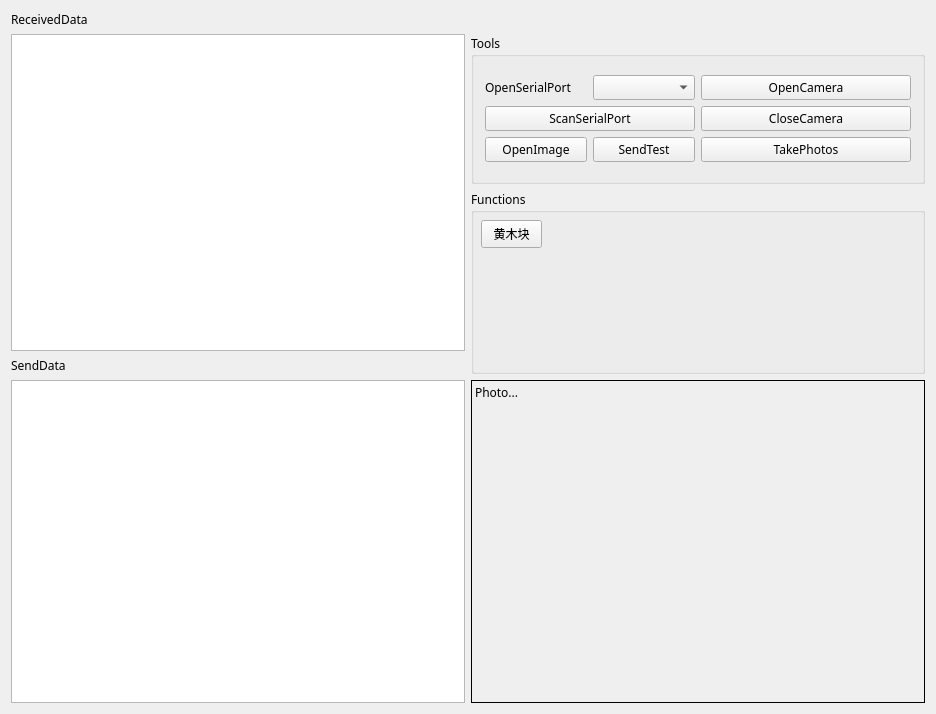
<?xml version="1.0" encoding="UTF-8"?>
<ui version="4.0">
 <class>UsartAssistant</class>
 <widget class="QWidget" name="UsartAssistant">
  <property name="geometry">
   <rect>
    <x>0</x>
    <y>0</y>
    <width>936</width>
    <height>714</height>
   </rect>
  </property>
  <property name="windowTitle">
   <string>UsartAssistant</string>
  </property>
  <layout class="QVBoxLayout" name="verticalLayout_2">
   <item>
    <layout class="QGridLayout" name="gridLayout_2" rowstretch="0,2,5,0,10" columnstretch="1,1">
     <item row="4" column="0">
      <widget class="QTextEdit" name="SerialWrite_textEdit">
       <property name="font">
        <font>
         <family>微软雅黑</family>
        </font>
       </property>
      </widget>
     </item>
     <item row="4" column="1">
      <widget class="QLabel" name="PhotoShow_label">
       <property name="enabled">
        <bool>true</bool>
       </property>
       <property name="font">
        <font>
         <family>微软雅黑</family>
         <stylestrategy>PreferDefault</stylestrategy>
        </font>
       </property>
       <property name="layoutDirection">
        <enum>Qt::LeftToRight</enum>
       </property>
       <property name="autoFillBackground">
        <bool>false</bool>
       </property>
       <property name="inputMethodHints">
        <set>Qt::ImhNone</set>
       </property>
       <property name="frameShape">
        <enum>QFrame::Box</enum>
       </property>
       <property name="frameShadow">
        <enum>QFrame::Plain</enum>
       </property>
       <property name="text">
        <string>Photo...</string>
       </property>
       <property name="textFormat">
        <enum>Qt::AutoText</enum>
       </property>
       <property name="alignment">
        <set>Qt::AlignLeading|Qt::AlignLeft|Qt::AlignTop</set>
       </property>
       <property name="wordWrap">
        <bool>false</bool>
       </property>
      </widget>
     </item>
     <item row="3" column="0">
      <widget class="QLabel" name="SendData">
       <property name="maximumSize">
        <size>
         <width>16777215</width>
         <height>20</height>
        </size>
       </property>
       <property name="font">
        <font>
         <family>微软雅黑</family>
        </font>
       </property>
       <property name="styleSheet">
        <string notr="true"/>
       </property>
       <property name="text">
        <string>SendData</string>
       </property>
      </widget>
     </item>
     <item row="1" column="1">
      <widget class="QGroupBox" name="Tools_groupBox">
       <property name="minimumSize">
        <size>
         <width>0</width>
         <height>150</height>
        </size>
       </property>
       <property name="font">
        <font>
         <family>微软雅黑</family>
        </font>
       </property>
       <property name="title">
        <string>Tools</string>
       </property>
       <layout class="QVBoxLayout" name="verticalLayout">
        <item>
         <layout class="QGridLayout" name="gridLayout">
          <item row="0" column="0">
           <layout class="QHBoxLayout" name="horizontalLayout">
            <item>
             <widget class="QLabel" name="OpenSerialPort_label">
              <property name="text">
               <string>OpenSerialPort</string>
              </property>
             </widget>
            </item>
            <item>
             <widget class="QComboBox" name="Com_comboBox">
              <property name="cursor">
               <cursorShape>ArrowCursor</cursorShape>
              </property>
              <property name="mouseTracking">
               <bool>false</bool>
              </property>
             </widget>
            </item>
           </layout>
          </item>
          <item row="0" column="1">
           <widget class="QPushButton" name="OpenCamera_pushButton">
            <property name="text">
             <string>OpenCamera</string>
            </property>
           </widget>
          </item>
          <item row="1" column="0">
           <widget class="QPushButton" name="ScanSerialPort_pushButton">
            <property name="text">
             <string>ScanSerialPort</string>
            </property>
           </widget>
          </item>
          <item row="1" column="1">
           <widget class="QPushButton" name="CloseCamera_pushButton">
            <property name="text">
             <string>CloseCamera</string>
            </property>
           </widget>
          </item>
          <item row="2" column="0">
           <layout class="QHBoxLayout" name="horizontalLayout_2">
            <item>
             <widget class="QPushButton" name="OpenImage_pushButton">
              <property name="text">
               <string>OpenImage</string>
              </property>
             </widget>
            </item>
            <item>
             <widget class="QPushButton" name="SerialSendTest_pushButton">
              <property name="text">
               <string>SendTest</string>
              </property>
             </widget>
            </item>
           </layout>
          </item>
          <item row="2" column="1">
           <widget class="QPushButton" name="TakePhotos_pushButton">
            <property name="text">
             <string>TakePhotos</string>
            </property>
           </widget>
          </item>
         </layout>
        </item>
       </layout>
      </widget>
     </item>
     <item row="1" column="0" rowspan="2">
      <widget class="QTextEdit" name="SerialRead_textEdit">
       <property name="font">
        <font>
         <family>微软雅黑</family>
        </font>
       </property>
       <property name="autoFillBackground">
        <bool>false</bool>
       </property>
       <property name="styleSheet">
        <string notr="true"/>
       </property>
      </widget>
     </item>
     <item row="0" column="0">
      <widget class="QLabel" name="ReceiveData">
       <property name="maximumSize">
        <size>
         <width>16777215</width>
         <height>20</height>
        </size>
       </property>
       <property name="font">
        <font>
         <family>微软雅黑</family>
        </font>
       </property>
       <property name="text">
        <string>ReceivedData</string>
       </property>
      </widget>
     </item>
     <item row="2" column="1" rowspan="2">
      <widget class="QGroupBox" name="Functions_groupBox">
       <property name="font">
        <font>
         <family>微软雅黑</family>
        </font>
       </property>
       <property name="title">
        <string>Functions</string>
       </property>
       <widget class="QPushButton" name="FindYellowBlock_pushButton">
        <property name="geometry">
         <rect>
          <x>10</x>
          <y>30</y>
          <width>61</width>
          <height>28</height>
         </rect>
        </property>
        <property name="text">
         <string>黄木块</string>
        </property>
       </widget>
      </widget>
     </item>
    </layout>
   </item>
  </layout>
 </widget>
 <layoutdefault spacing="6" margin="11"/>
 <resources/>
 <connections/>
</ui>
